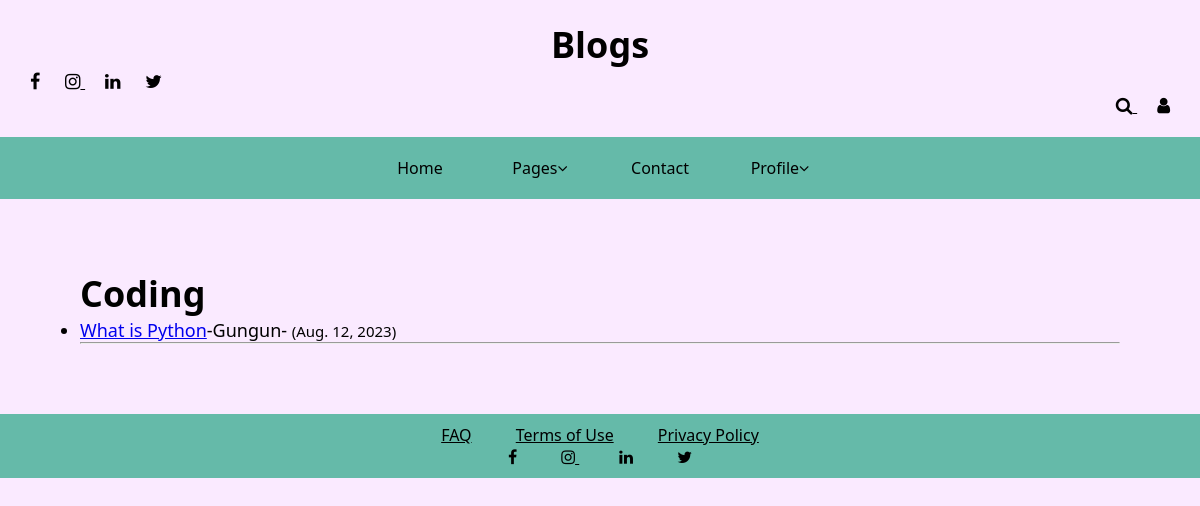
/category/coding/, run on the app's committed database.
### Ablog/models.py (models this page shows, shortened)
class Post(models.Model):
    title=models.CharField(max_length=300)
    author=models.ForeignKey(User,on_delete=models.CASCADE)
    category=models.CharField(max_length=100,default='coding')
    about=RichTextField(blank=True,null=True)
    post_date=models.DateField(auto_now_add=True)
    snippet=models.CharField(max_length=100,default='Read More..')
    img=models.ImageField(upload_to='static/img',default="")

### Ablog/views.py (the view)
# urls.py: path('category/<str:cats>/',CategoryView,name='category'),
def CategoryView(request,cats):
   category_post=Post.objects.filter(category=cats)
   return render(request,'category.html',{'cats':cats.title,'category_post':category_post})

### Ablog/templates/category.html
{% extends 'base.html' %}
{% block content %}
{% if category_post %}
<h1>{{cats}}</h1>
<ul>
    {% for post in category_post %}
       <li><a href="{% url 'content' post.pk%}">{{post.title}}</a>-{{post.author}}- <small>({{post.post_date}}) </small>
          <hr>
      </li>
    {%endfor%}
</ul>
{%else%}
 Not Exist
{%endif%}
{% endblock%}

### Ablog/static/base.css (style rules this page uses)
* { padding: 0; margin: 0; box-sizing: border-box; }
body { background-color:#faeaff; font-family:system-ui; }

### data on the page
Post: category "Coding", title "What is Python", author "Gungun", post_date "Aug. 12, 2023"
